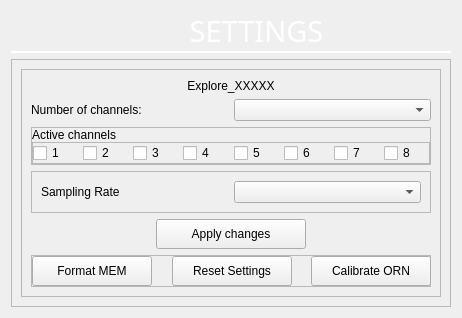
            <widget class="QWidget" name="page_settings">
             <property name="styleSheet">
              <string notr="true"/>
             </property>
             <layout class="QVBoxLayout" name="verticalLayout_23">
              <item>
               <widget class="QFrame" name="frame_settings_title">
                <property name="maximumSize">
                 <size>
                  <width>16777215</width>
                  <height>50</height>
                 </size>
                </property>
                <property name="styleSheet">
                 <string notr="true">QLabel{
	color: #FFF;
	border:none;
}

QFrame{
	border-bottom: 1px solid #FFF;
	border-top: none;
	border-left: none;
	border-right: none;
}
</string>
                </property>
                <property name="frameShape">
                 <enum>QFrame::StyledPanel</enum>
                </property>
                <property name="frameShadow">
                 <enum>QFrame::Raised</enum>
                </property>
                <layout class="QHBoxLayout" name="horizontalLayout_5">
                 <property name="spacing">
                  <number>0</number>
                 </property>
                 <property name="leftMargin">
                  <number>0</number>
                 </property>
                 <property name="topMargin">
                  <number>0</number>
                 </property>
                 <property name="rightMargin">
                  <number>0</number>
                 </property>
                 <property name="bottomMargin">
                  <number>0</number>
                 </property>
                 <item>
                  <widget class="QLabel" name="settings_log">
                   <property name="maximumSize">
                    <size>
                     <width>51</width>
                     <height>51</height>
                    </size>
                   </property>
                   <property name="text">
                    <string/>
                   </property>
                   <property name="pixmap">
                    <pixmap resource="app_resources.qrc">:/image/images/MentalabLogo.png</pixmap>
                   </property>
                   <property name="scaledContents">
                    <bool>true</bool>
                   </property>
                  </widget>
                 </item>
                 <item>
                  <widget class="QLabel" name="settings_title">
                   <property name="minimumSize">
                    <size>
                     <width>0</width>
                     <height>0</height>
                    </size>
                   </property>
                   <property name="font">
                    <font>
                     <family>DM Sans</family>
                     <pointsize>22</pointsize>
                     <weight>50</weight>
                     <italic>false</italic>
                     <bold>false</bold>
                    </font>
                   </property>
                   <property name="text">
                    <string>SETTINGS</string>
                   </property>
                   <property name="alignment">
                    <set>Qt::AlignCenter</set>
                   </property>
                  </widget>
                 </item>
                </layout>
               </widget>
              </item>
              <item>
               <widget class="QFrame" name="frame_settings">
                <property name="sizePolicy">
                 <sizepolicy hsizetype="Expanding" vsizetype="Expanding">
                  <horstretch>0</horstretch>
                  <verstretch>0</verstretch>
                 </sizepolicy>
                </property>
                <property name="styleSheet">
                 <string notr="true"/>
                </property>
                <property name="frameShape">
                 <enum>QFrame::StyledPanel</enum>
                </property>
                <property name="frameShadow">
                 <enum>QFrame::Raised</enum>
                </property>
                <layout class="QVBoxLayout" name="verticalLayout_19">
                 <item>
                  <layout class="QHBoxLayout" name="horizontalLayout_31">
                   <item>
                    <widget class="QFrame" name="frame_device">
                     <property name="minimumSize">
                      <size>
                       <width>0</width>
                       <height>0</height>
                      </size>
                     </property>
                     <property name="maximumSize">
                      <size>
                       <width>420</width>
                       <height>16777215</height>
                      </size>
                     </property>
                     <property name="styleSheet">
                      <string notr="true"/>
                     </property>
                     <property name="frameShape">
                      <enum>QFrame::StyledPanel</enum>
                     </property>
                     <property name="frameShadow">
                      <enum>QFrame::Raised</enum>
                     </property>
                     <layout class="QVBoxLayout" name="verticalLayout_2">
                      <item>
                       <widget class="QLabel" name="label_explore_name">
                        <property name="minimumSize">
                         <size>
                          <width>0</width>
                          <height>0</height>
                         </size>
                        </property>
                        <property name="maximumSize">
                         <size>
                          <width>16777215</width>
                          <height>75</height>
                         </size>
                        </property>
                        <property name="styleSheet">
                         <string notr="true"/>
                        </property>
                        <property name="text">
                         <string>Explore_XXXXX</string>
                        </property>
                        <property name="alignment">
                         <set>Qt::AlignCenter</set>
                        </property>
                       </widget>
                      </item>
                      <item>
                       <layout class="QHBoxLayout" name="horizontalLayout_8">
                        <item>
                         <widget class="QLabel" name="label_12">
                          <property name="text">
                           <string>Number of channels: </string>
                          </property>
                         </widget>
                        </item>
                        <item>
                         <widget class="QComboBox" name="n_chan"/>
                        </item>
                       </layout>
                      </item>
                      <item>
                       <widget class="QFrame" name="frame_channels">
                        <property name="styleSheet">
                         <string notr="true"/>
                        </property>
                        <property name="frameShape">
                         <enum>QFrame::StyledPanel</enum>
                        </property>
                        <property name="frameShadow">
                         <enum>QFrame::Raised</enum>
                        </property>
                        <layout class="QVBoxLayout" name="verticalLayout_5">
                         <property name="spacing">
                          <number>0</number>
                         </property>
                         <property name="leftMargin">
                          <number>0</number>
                         </property>
                         <property name="topMargin">
                          <number>0</number>
                         </property>
                         <property name="rightMargin">
                          <number>0</number>
                         </property>
                         <property name="bottomMargin">
                          <number>0</number>
                         </property>
                         <item>
                          <widget class="QLabel" name="label_activeChannels">
                           <property name="text">
                            <string>Active channels</string>
                           </property>
                          </widget>
                         </item>
                         <item>
                          <widget class="QFrame" name="frame_cb_channels">
                           <property name="frameShape">
                            <enum>QFrame::StyledPanel</enum>
                           </property>
                           <property name="frameShadow">
                            <enum>QFrame::Raised</enum>
                           </property>
                           <layout class="QHBoxLayout" name="horizontalLayout_6">
                            <property name="spacing">
                             <number>5</number>
                            </property>
                            <property name="leftMargin">
                             <number>0</number>
                            </property>
                            <property name="topMargin">
                             <number>0</number>
                            </property>
                            <property name="rightMargin">
                             <number>0</number>
                            </property>
                            <property name="bottomMargin">
                             <number>0</number>
                            </property>
                            <item>
                             <widget class="QCheckBox" name="cb_ch1">
                              <property name="cursor">
                               <cursorShape>PointingHandCursor</cursorShape>
                              </property>
                              <property name="styleSheet">
                               <string notr="true"/>
                              </property>
                              <property name="text">
                               <string>1</string>
                              </property>
                             </widget>
                            </item>
                            <item>
                             <widget class="QCheckBox" name="cb_ch2">
                              <property name="cursor">
                               <cursorShape>PointingHandCursor</cursorShape>
                              </property>
                              <property name="styleSheet">
                               <string notr="true"/>
                              </property>
                              <property name="text">
                               <string>2</string>
                              </property>
                             </widget>
                            </item>
                            <item>
                             <widget class="QCheckBox" name="cb_ch3">
                              <property name="cursor">
                               <cursorShape>PointingHandCursor</cursorShape>
                              </property>
                              <property name="styleSheet">
                               <string notr="true"/>
                              </property>
                              <property name="text">
                               <string>3</string>
                              </property>
                             </widget>
                            </item>
                            <item>
                             <widget class="QCheckBox" name="cb_ch4">
                              <property name="cursor">
                               <cursorShape>PointingHandCursor</cursorShape>
                              </property>
                              <property name="styleSheet">
                               <string notr="true"/>
                              </property>
                              <property name="text">
                               <string>4</string>
                              </property>
                             </widget>
                            </item>
                            <item>
                             <widget class="QCheckBox" name="cb_ch5">
                              <property name="cursor">
                               <cursorShape>PointingHandCursor</cursorShape>
                              </property>
                              <property name="styleSheet">
                               <string notr="true"/>
                              </property>
                              <property name="text">
                               <string>5</string>
                              </property>
                             </widget>
                            </item>
                            <item>
                             <widget class="QCheckBox" name="cb_ch6">
                              <property name="styleSheet">
                               <string notr="true"/>
                              </property>
                              <property name="text">
                               <string>6</string>
                              </property>
                             </widget>
                            </item>
                            <item>
                             <widget class="QCheckBox" name="cb_ch7">
                              <property name="cursor">
                               <cursorShape>PointingHandCursor</cursorShape>
                              </property>
                              <property name="styleSheet">
                               <string notr="true"/>
                              </property>
                              <property name="text">
                               <string>7</string>
                              </property>
                             </widget>
                            </item>
                            <item>
                             <widget class="QCheckBox" name="cb_ch8">
                              <property name="cursor">
                               <cursorShape>PointingHandCursor</cursorShape>
                              </property>
                              <property name="styleSheet">
                               <string notr="true"/>
                              </property>
                              <property name="text">
                               <string>8</string>
                              </property>
                             </widget>
                            </item>
                           </layout>
                          </widget>
                         </item>
                        </layout>
                       </widget>
                      </item>
                      <item>
                       <widget class="QFrame" name="frame_samplingrate">
                        <property name="styleSheet">
                         <string notr="true"/>
                        </property>
                        <property name="frameShape">
                         <enum>QFrame::StyledPanel</enum>
                        </property>
                        <property name="frameShadow">
                         <enum>QFrame::Raised</enum>
                        </property>
                        <layout class="QHBoxLayout" name="horizontalLayout_7">
                         <item>
                          <widget class="QLabel" name="label_samping_rate">
                           <property name="styleSheet">
                            <string notr="true"/>
                           </property>
                           <property name="text">
                            <string>Sampling Rate</string>
                           </property>
                          </widget>
                         </item>
                         <item>
                          <widget class="QComboBox" name="value_sampling_rate">
                           <property name="styleSheet">
                            <string notr="true"/>
                           </property>
                          </widget>
                         </item>
                        </layout>
                       </widget>
                      </item>
                      <item alignment="Qt::AlignHCenter">
                       <widget class="QPushButton" name="btn_apply_settings">
                        <property name="minimumSize">
                         <size>
                          <width>150</width>
                          <height>30</height>
                         </size>
                        </property>
                        <property name="maximumSize">
                         <size>
                          <width>150</width>
                          <height>30</height>
                         </size>
                        </property>
                        <property name="cursor">
                         <cursorShape>PointingHandCursor</cursorShape>
                        </property>
                        <property name="text">
                         <string>Apply changes</string>
                        </property>
                       </widget>
                      </item>
                      <item alignment="Qt::AlignHCenter">
                       <widget class="QFrame" name="frame_device_buttons">
                        <property name="sizePolicy">
                         <sizepolicy hsizetype="Preferred" vsizetype="Preferred">
                          <horstretch>0</horstretch>
                          <verstretch>0</verstretch>
                         </sizepolicy>
                        </property>
                        <property name="styleSheet">
                         <string notr="true"/>
                        </property>
                        <property name="frameShape">
                         <enum>QFrame::StyledPanel</enum>
                        </property>
                        <property name="frameShadow">
                         <enum>QFrame::Raised</enum>
                        </property>
                        <layout class="QHBoxLayout" name="horizontalLayout_4">
                         <property name="spacing">
                          <number>20</number>
                         </property>
                         <property name="leftMargin">
                          <number>0</number>
                         </property>
                         <property name="topMargin">
                          <number>0</number>
                         </property>
                         <property name="rightMargin">
                          <number>0</number>
                         </property>
                         <property name="bottomMargin">
                          <number>0</number>
                         </property>
                         <item>
                          <widget class="QPushButton" name="btn_format_memory">
                           <property name="sizePolicy">
                            <sizepolicy hsizetype="Preferred" vsizetype="Fixed">
                             <horstretch>0</horstretch>
                             <verstretch>0</verstretch>
                            </sizepolicy>
                           </property>
                           <property name="minimumSize">
                            <size>
                             <width>120</width>
                             <height>30</height>
                            </size>
                           </property>
                           <property name="maximumSize">
                            <size>
                             <width>16777215</width>
                             <height>30</height>
                            </size>
                           </property>
                           <property name="cursor">
                            <cursorShape>PointingHandCursor</cursorShape>
                           </property>
                           <property name="text">
                            <string>Format MEM</string>
                           </property>
                          </widget>
                         </item>
                         <item>
                          <widget class="QPushButton" name="btn_reset_settings">
                           <property name="sizePolicy">
                            <sizepolicy hsizetype="Preferred" vsizetype="Fixed">
                             <horstretch>0</horstretch>
                             <verstretch>0</verstretch>
                            </sizepolicy>
                           </property>
                           <property name="minimumSize">
                            <size>
                             <width>120</width>
                             <height>30</height>
                            </size>
                           </property>
                           <property name="maximumSize">
                            <size>
                             <width>16777215</width>
                             <height>30</height>
                            </size>
                           </property>
                           <property name="cursor">
                            <cursorShape>PointingHandCursor</cursorShape>
                           </property>
                           <property name="styleSheet">
                            <string notr="true"/>
                           </property>
                           <property name="text">
                            <string>Reset Settings</string>
                           </property>
                          </widget>
                         </item>
                         <item>
                          <widget class="QPushButton" name="btn_calibrate">
                           <property name="sizePolicy">
                            <sizepolicy hsizetype="Preferred" vsizetype="Fixed">
                             <horstretch>0</horstretch>
                             <verstretch>0</verstretch>
                            </sizepolicy>
                           </property>
                           <property name="minimumSize">
                            <size>
                             <width>120</width>
                             <height>30</height>
                            </size>
                           </property>
                           <property name="maximumSize">
                            <size>
                             <width>16777215</width>
                             <height>30</height>
                            </size>
                           </property>
                           <property name="cursor">
                            <cursorShape>PointingHandCursor</cursorShape>
                           </property>
                           <property name="text">
                            <string>Calibrate ORN</string>
                           </property>
                          </widget>
                         </item>
                        </layout>
                       </widget>
                      </item>
                     </layout>
                    </widget>
                   </item>
                  </layout>
                 </item>
                </layout>
               </widget>
              </item>
             </layout>
            </widget>
